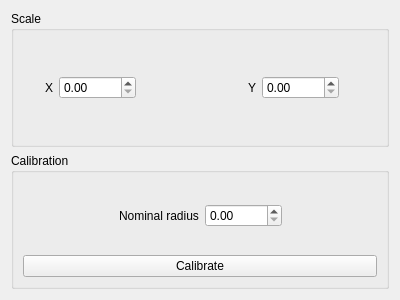
<?xml version="1.0" encoding="UTF-8"?>
<ui version="4.0">
 <class>CScaleCalibrationEditorComp</class>
 <widget class="QWidget" name="CScaleCalibrationEditorComp">
  <property name="geometry">
   <rect>
    <x>0</x>
    <y>0</y>
    <width>400</width>
    <height>300</height>
   </rect>
  </property>
  <layout class="QVBoxLayout" name="verticalLayout">
   <item>
    <widget class="QGroupBox" name="groupBox">
     <property name="title">
      <string>Scale</string>
     </property>
     <layout class="QHBoxLayout" name="horizontalLayout_4">
      <item>
       <widget class="QWidget" name="ScaleXWidget" native="true">
        <layout class="QHBoxLayout" name="horizontalLayout">
         <item>
          <spacer name="horizontalSpacer_2">
           <property name="orientation">
            <enum>Qt::Horizontal</enum>
           </property>
           <property name="sizeHint" stdset="0">
            <size>
             <width>33</width>
             <height>20</height>
            </size>
           </property>
          </spacer>
         </item>
         <item>
          <widget class="QLabel" name="ScaleXLabel">
           <property name="text">
            <string>X</string>
           </property>
          </widget>
         </item>
         <item>
          <widget class="QDoubleSpinBox" name="ScaleXSpinBox">
           <property name="maximum">
            <double>65535.000000000000000</double>
           </property>
          </widget>
         </item>
        </layout>
       </widget>
      </item>
      <item>
       <spacer name="horizontalSpacer">
        <property name="orientation">
         <enum>Qt::Horizontal</enum>
        </property>
        <property name="sizeHint" stdset="0">
         <size>
          <width>108</width>
          <height>20</height>
         </size>
        </property>
       </spacer>
      </item>
      <item>
       <widget class="QWidget" name="ScaleYWidget" native="true">
        <layout class="QHBoxLayout" name="horizontalLayout_3">
         <item>
          <widget class="QLabel" name="ScaleYLabel">
           <property name="text">
            <string>Y</string>
           </property>
          </widget>
         </item>
         <item>
          <widget class="QDoubleSpinBox" name="ScaleYSpinBox">
           <property name="maximum">
            <double>65535.000000000000000</double>
           </property>
          </widget>
         </item>
         <item>
          <spacer name="ScaleYSpacer">
           <property name="orientation">
            <enum>Qt::Horizontal</enum>
           </property>
           <property name="sizeHint" stdset="0">
            <size>
             <width>49</width>
             <height>20</height>
            </size>
           </property>
          </spacer>
         </item>
        </layout>
       </widget>
      </item>
     </layout>
    </widget>
   </item>
   <item>
    <widget class="QGroupBox" name="CalibrationGroupBox">
     <property name="enabled">
      <bool>true</bool>
     </property>
     <property name="title">
      <string>Calibration</string>
     </property>
     <layout class="QVBoxLayout" name="verticalLayout_2">
      <item>
       <widget class="QWidget" name="widget" native="true">
        <layout class="QHBoxLayout" name="horizontalLayout_2">
         <item>
          <spacer name="horizontalSpacer_4">
           <property name="orientation">
            <enum>Qt::Horizontal</enum>
           </property>
           <property name="sizeHint" stdset="0">
            <size>
             <width>40</width>
             <height>20</height>
            </size>
           </property>
          </spacer>
         </item>
         <item>
          <widget class="QLabel" name="label_3">
           <property name="sizePolicy">
            <sizepolicy hsizetype="Minimum" vsizetype="Preferred">
             <horstretch>0</horstretch>
             <verstretch>0</verstretch>
            </sizepolicy>
           </property>
           <property name="text">
            <string>Nominal radius</string>
           </property>
          </widget>
         </item>
         <item>
          <widget class="QDoubleSpinBox" name="NominalRadiusSpinBox">
           <property name="maximum">
            <double>65535.000000000000000</double>
           </property>
          </widget>
         </item>
         <item>
          <spacer name="horizontalSpacer_5">
           <property name="orientation">
            <enum>Qt::Horizontal</enum>
           </property>
           <property name="sizeHint" stdset="0">
            <size>
             <width>40</width>
             <height>20</height>
            </size>
           </property>
          </spacer>
         </item>
        </layout>
       </widget>
      </item>
      <item>
       <widget class="QPushButton" name="CalibrateButton">
        <property name="text">
         <string>Calibrate</string>
        </property>
       </widget>
      </item>
     </layout>
    </widget>
   </item>
  </layout>
 </widget>
 <resources/>
 <connections/>
</ui>
